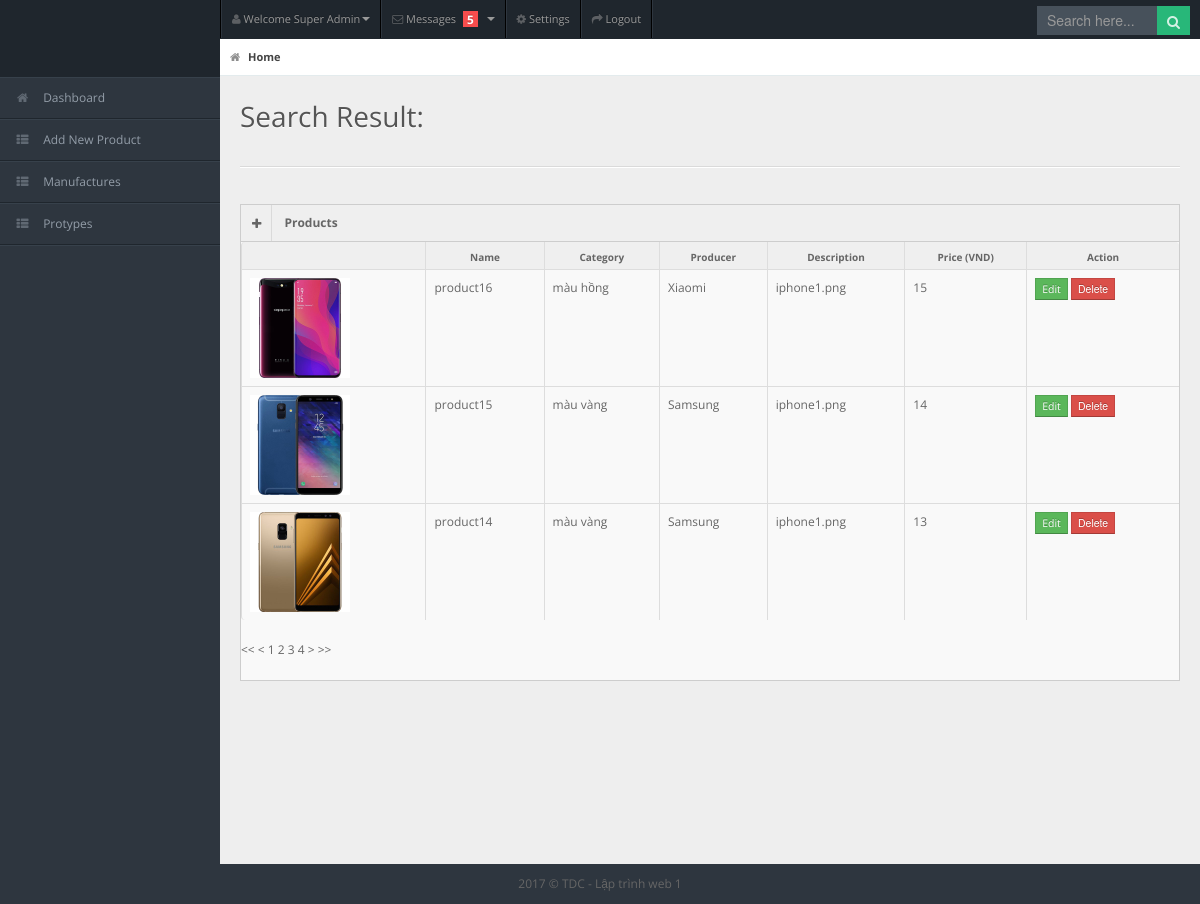
Screenshot of /result.php?key=product1&page=2 with the database file from the repository.
### tables this page shows
CREATE TABLE IF NOT EXISTS `products` (
  `ID` int(11) NOT NULL AUTO_INCREMENT COMMENT 'mã sản phẩm',
  `name` varchar(100) NOT NULL COMMENT 'tên sản phẩm',
  `image` varchar(150) NOT NULL COMMENT 'hình sản phẩm',
  `description` text COMMENT 'mô tả sản phẩm',
  `manu_ID` int(11) NOT NULL COMMENT 'mã hãng sản xuất của sản phẩm',
  `type_ID` int(11) NOT NULL COMMENT 'mã loại sản phẩm',
  `price` int(11) DEFAULT NULL COMMENT 'giá sản phẩm',
  PRIMARY KEY (`ID`)
);

CREATE TABLE IF NOT EXISTS `protypes` (
  `type_ID` int(11) NOT NULL AUTO_INCREMENT COMMENT 'mã loại',
  `type_name` varchar(100) NOT NULL COMMENT 'tên loại',
  `type_img` varchar(150) DEFAULT NULL COMMENT 'hình ảnh loại sản phẩm',
  PRIMARY KEY (`type_ID`)
);

CREATE TABLE IF NOT EXISTS `manufactures` (
  `manu_ID` int(11) NOT NULL AUTO_INCREMENT COMMENT 'mã hãng',
  `manu_name` varchar(100) NOT NULL COMMENT 'tên hãng',
  `manu_img` varchar(150) NOT NULL COMMENT 'hình ảnh hãng',
  PRIMARY KEY (`manu_ID`)
);

### result.php (the view, shortened to what this page needs)
<?php
require "data.php";
$db = new DB;
if(isset($_GET['key']))
{
?>
<!DOCTYPE html>
<html lang="en">
<head>
	<link rel="stylesheet" href="public/css/bootstrap.min.css" />
	<link rel="stylesheet" href="public/css/bootstrap-responsive.min.css" />
	<link rel="stylesheet" href="public/css/uniform.css" />
	<link rel="stylesheet" href="public/css/select2.css" />
	<link rel="stylesheet" href="public/css/matrix-style.css" />
	<link rel="stylesheet" href="public/css/matrix-media.css" />
	<link href="public/font-awesome/css/font-awesome.css" rel="stylesheet" />
</head>
<body>
	<div id="header">
		<h1><a href="dashboard.php">Dashboard</a></h1>
	</div>
	<div id="user-nav" class="navbar navbar-inverse">
		<ul class="nav">
			<li  class="dropdown" id="profile-messages" ><a title="" href="#" data-toggle="dropdown" data-target="#profile-messages" class="dropdown-toggle"><i class="icon icon-user"></i>  <span class="text">Welcome Super Admin</span><b class="caret"></b></a>
			</li>
			<li class="dropdown" id="menu-messages"><a href="#" data-toggle="dropdown" data-target="#menu-messages" class="dropdown-toggle"><i class="icon icon-envelope"></i> <span class="text">Messages</span> <span class="label label-important">5</span> <b class="caret"></b></a>
			</li>
			<li class=""><a title="" href="#"><i class="icon icon-cog"></i> <span class="text">Settings</span></a></li>
			<li class=""><a title="" href="login.php"><i class="icon icon-share-alt"></i> <span class="text">Logout</span></a></li>
		</ul>
	</div>
	<div id="search">
		<form action="result.php" method="get">
			<input type="text" placeholder="Search here..." name="key"/>
			<button type="submit" class="tip-bottom" title="Search"><i class="icon-search icon-white"></i></button>
		</form>
	</div>
	<div id="sidebar"> <a href="#" class="visible-phone"><i class="icon icon-th"></i>Tables</a>
		<ul>
			<li><a href="index.php"><i class="icon icon-home"></i> <span>Dashboard</span></a> </li>
			<li> <a href="form.php"><i class="icon icon-th-list"></i> <span>Add New Product</span></a></li>
			<li> <a href="manufactures.php"><i class="icon icon-th-list"></i> <span>Manufactures</span></a></li>
			<li> <a href="protypes.php"><i class="icon icon-th-list"></i> <span>Protypes</span></a></li>
		</ul>
	</div>
	<div id="content">
		<div id="content-header">
			<div id="breadcrumb"> <a href="index.php" title="Go to Home" class="tip-bottom current"><i class="icon-home"></i> Home</a></div>
			<h1>Search Result:</h1>
		</div>
		<div class="container-fluid">
			<hr>
			<div class="row-fluid">
				<div class="span12">
					<div class="widget-box">
						<div class="widget-title"> <span class="icon"><a href="form.php"> <i class="icon-plus"></i> </a></span>
							<h5>Products</h5>
						</div>
						<div class="widget-content nopadding">
							<table class="table table-bordered table-striped">
								<thead>
									<tr>
										<th></th>
										<th>Name</th>
										<th>Category</th>
										<th>Producer</th>
										<th>Description</th>
										<th>Price (VND)</th>
										<th>Action</th>
									</tr>
								</thead>
								<tbody>
									<?php
									$key = $_GET['key'];
									if(isset($_GET['page']))
									{
										$page = $_GET['page'];
									}else
									{
										$page = 1;
									}
									$url = $_SERVER['PHP_SELF']."?key=$key";
									$per_page = 3;
									$offset = 3;
									$product = $db->getFindArray($key, $page, $per_page);
									$obj = $db->getFindObj($key, $page, $per_page);
									$total = $db->getRow($obj);
									if($product != NULL)
									{
										foreach($product as $value)
										{
											?>
											<tr class="">
												<td><img src="public/images/<?php echo $value['image']?>" width="100" height="100"></td>
												<td><?php echo $value['name']?></td>
												<td><?php echo $value['type_name']?></td>
												<td><?php echo $value['manu_name']?></td>
												<td><?php echo $value['description']?></td>
												<td><?php echo $value['price']?></td>
												<td>
													<a href="form_update.php" class="btn btn-success btn-mini">Edit</a>
													<form action="" method="">
														<input type="submit" class="btn btn-danger btn-mini" value="Delete">
													</form>
												</td>
											</tr>
											<?php
										}
									}else
									{
										?>
										<tr>
											<h5 style="text-align: center"><?php echo "Không tìm thấy sản phẩm với từ khóa '".$key."'"?></h5>
										</tr>
										<?php
									}
									?>
								</tbody>
							</table>
							<ul class="pagination">
								<?php
									echo $db->paginateResult($url, $total, $page, $per_page, $offset);
								?>
							</ul>
						</div>
					</div>
				</div>
			</div>
		</div>
	</div>
	<?php
	}else
	{
		header("location:index.php");
	}
	?>
	<div class="row-fluid">
		<div id="footer" class="span12"> 2017 &copy; TDC - Lập trình web 1</div>
	</div>
</body>
</html>

### data.php (shortened to what this page needs)
<?php
class DB
{
	private static $conn;
	public function __construct()
	{
		self::$conn = new mysqli(DB_HOST,DB_USER,DB_PASS,DB_NAME);
		self::$conn->set_charset('utf8');
	}
	public function getArray($obj)
	{
		$arr = array();
		while($row = $obj->fetch_assoc())
		{
			$arr[] = $row;
		}
		return $arr;
	}
	public function getRow($obj)
	{
		return $obj->num_rows;
	}
	public function getFindArray($string, $page, $per_page)
	{
		$first_link = ($page - 1) * $per_page;
		$sql = "SELECT `ID`,`name`,`image`,`description`,`price`,`manufactures`.`manu_name`,`protypes`.`type_name` FROM `products` JOIN `manufactures` ON `products`.`manu_ID` = `manufactures`.`manu_ID` JOIN `protypes` ON `products`.`type_ID` = `protypes`.`type_ID` WHERE `name` LIKE '%".$string."%' ORDER BY `ID` DESC LIMIT $first_link, $per_page";
		$result = self::$conn->query($sql);
		return $this->getArray($result);
	}
	public function getFindObj($string)
	{
		$sql = "SELECT `ID`,`name`,`image`,`description`,`price`,`manufactures`.`manu_name`,`protypes`.`type_name` FROM `products` JOIN `manufactures` ON `products`.`manu_ID` = `manufactures`.`manu_ID` JOIN `protypes` ON `products`.`type_ID` = `protypes`.`type_ID` WHERE `name` LIKE '%".$string."%'";
		$result = self::$conn->query($sql);
		return $result;
	}
	public function paginateResult($url, $total, $page, $per_page, $offset)
	{
		$from = $page - $offset;
		$to = $page + $offset;
		$link = "";
		$total_links = ceil($total/$per_page);
		$first_link = "";
		$prev_link ="";
		$last_link="";
		$next_link="";
		if ($page > 1)
		{
			$first_link = "<a href='$url'>  << </a>";
			$prev = $page - 1;
			$prev_link = "<a href='$url&page=$prev'> < </a>";
		}
		if($from <= 0)
		{
			$from = 1;
			$to = $offset * 2;
		}
		if($to > $total_links)
		{
			$to = $total_links;
		}
		for ($j = $from; $j <= $to; $j++)
		{
			$link = $link."<a href = '$url&page=$j'> $j </a>";
		}
		if($page < $total_links)
		{
			$last_link = "<a href='$url&page=$total_links'>  >> </a>";
			$next = $page + 1;
			$next_link = "<a href ='$url&page=$next'> > </a>";
		}
		return $first_link.$prev_link.$link.$next_link.$last_link;
	}
}

### public/css/matrix-media.css (style rules this page uses)
body { background:#2E363F; }
#header { background-color: #1f262d; margin-top:10px; }
#search input[type=text], #search button { background-color: #28b779; }
#sidebar > ul { border-bottom: 1px solid #37414b }
#sidebar > ul > li { border-top: 1px solid #37414b; border-bottom: 1px solid #1f262d; }
#search input[type=text] { background-color: #47515b; color: #fff; }

### rows the page displays
products: image (picture), name "product16", type_ID.type_name "màu hồng", manu_ID.manu_name "Xiaomi", description "iphone1.png", price "15"
products: image (picture), name "product15", type_ID.type_name "màu vàng", manu_ID.manu_name "Samsung", description "iphone1.png", price "14"
products: image (picture), name "product14", type_ID.type_name "màu vàng", manu_ID.manu_name "Samsung", description "iphone1.png", price "13"
